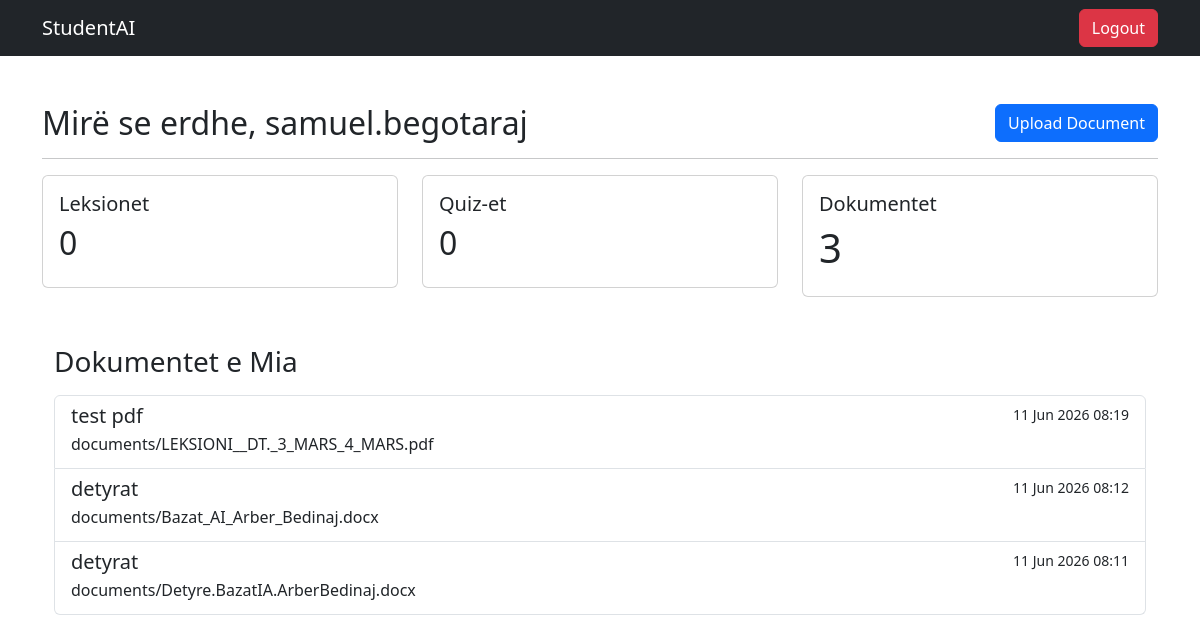
The app's page /dashboard/ (signed in) with its own data.
### documents/models.py (models this page shows, shortened)
class Document(models.Model):
    title = models.CharField(max_length=255)
    file = models.FileField(
        upload_to='documents/'
    )
    uploaded_by = models.ForeignKey(
        User,
        on_delete=models.CASCADE
    )
    uploaded_at = models.DateTimeField(
        auto_now_add=True
    )

### accounts/views.py (the view)
# urls.py: path('dashboard/', dashboard, name='dashboard'),
@login_required(login_url='login')
def dashboard(request):
    documents = Document.objects.filter(
        uploaded_by=request.user
    ).order_by('-uploaded_at')
    context = {
        'documents': documents,
        'documents_count': documents.count()
    }
    return render(
        request,
        'accounts/dashboard.html',
        context
    )

### accounts/templates/accounts/dashboard.html (shortened to what this page needs)
<!DOCTYPE html>
<html>
<head>
    <link href="https://cdn.jsdelivr.net/npm/bootstrap@5.3.7/dist/css/bootstrap.min.css" rel="stylesheet">
</head>
<body>
<nav class="navbar navbar-dark bg-dark">
    <div class="container">
        <span class="navbar-brand">
            StudentAI
        </span>
        <a href="{% url 'logout' %}" class="btn btn-danger">
            Logout
        </a>
    </div>
</nav>
<main class="container mt-5">
    <div class="d-flex justify-content-between align-items-center gap-3">
        <h2 class="mb-0">
            Mirë se erdhe, {{ request.user.username }}
        </h2>
        <a href="{% url 'upload_document' %}" class="btn btn-primary">
            Upload Document
        </a>
    </div>
    <hr>
    <div class="row">
        <div class="col-md-4">
            <div class="card">
                <div class="card-body">
                    <h5>Leksionet</h5>
                    <h2>0</h2>
                </div>
            </div>
        </div>
        <div class="col-md-4">
            <div class="card">
                <div class="card-body">
                    <h5>Quiz-et</h5>
                    <h2>0</h2>
                </div>
            </div>
        </div>
        <div class="col-md-4">
            <div class="card">
                <div class="card-body">
                    <h5>Dokumentet</h5>
                    <h1>{{ documents_count }}</h1>
                </div>
            </div>
        </div>
    </div>
    <div class="container mt-5">
        <h3>Dokumentet e Mia</h3>
        {% if documents %}
            <div class="list-group mt-3">
                {% for document in documents %}
                    <a href="{% url 'document_detail' document.id %}" class="list-group-item list-group-item-action">
                        <div class="d-flex w-100 justify-content-between gap-3">
                            <h5 class="mb-1">{{ document.title }}</h5>
                            <small>{{ document.uploaded_at|date:"d M Y H:i" }}</small>
                        </div>
                        <p class="mb-1">{{ document.file.name }}</p>
                    </a>
                {% endfor %}
            </div>
        {% else %}
            <p class="text-muted mt-3">
                Nuk ke ngarkuar ende dokumente.
            </p>
        {% endif %}
    </div>
</main>
</body>
</html>

### records on screen
Document: title "test pdf", uploaded_at "11 Jun 2026 08:19", file.name "documents/LEKSIONI__DT._3_MARS_4_MARS.pdf"
Document: title "detyrat", uploaded_at "11 Jun 2026 08:12", file.name "documents/Bazat_AI_Arber_Bedinaj.docx"
Document: title "detyrat", uploaded_at "11 Jun 2026 08:11", file.name "documents/Detyre.BazatIA.ArberBedinaj.docx"

### other values on screen
{{ request.user.username }} "samuel.begotaraj"
{{ documents_count }} "3"
